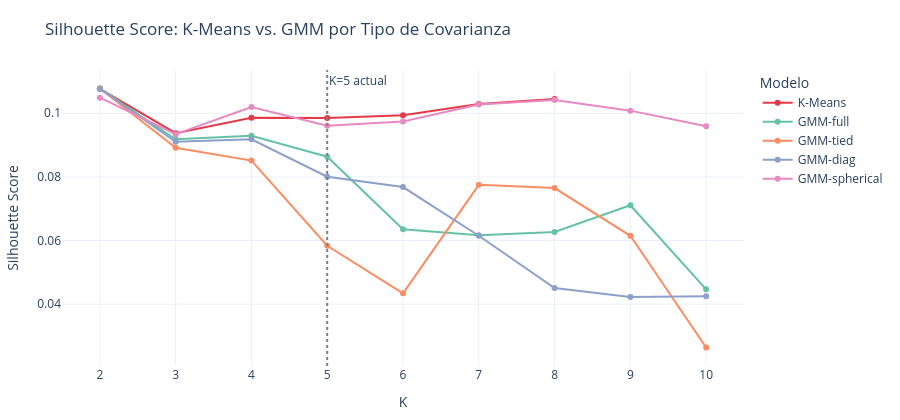

Notebook source saved alongside this figure:
### Markdown cell above
### 7.3 Silhouette Score — GMM vs. K-Means (todos los K)

Comparación directa en la misma escala para evaluar calidad de separación.

### Code cell
sil_km = metrics_df[['k', 'silhouette']].copy()
sil_km['modelo'] = 'K-Means'
sil_gmm = gmm_search_df[['k', 'covariance_type', 'silhouette']].copy()
sil_gmm['modelo'] = 'GMM-' + sil_gmm['covariance_type']
sil_gmm = sil_gmm.drop(columns='covariance_type')
sil_all = pd.concat([sil_km, sil_gmm], ignore_index=True)
fig_sil = px.line(
    sil_all, x='k', y='silhouette', color='modelo', markers=True,
    title='Silhouette Score: K-Means vs. GMM por Tipo de Covarianza',
    labels={'k': 'K', 'silhouette': 'Silhouette Score'},
    template='plotly_white',
    color_discrete_sequence=['#e63946'] + list(px.colors.qualitative.Set2),
)
fig_sil.add_vline(x=k_optimal, line_dash='dot', line_color='gray',
                  annotation_text=f'K={k_optimal} actual')
fig_sil.update_layout(height=420, legend_title='Modelo',
                      margin=dict(l=40, r=40, t=70, b=40))
fig_sil.show()

### Figure 1 — Plotly figure (JSON) as saved in the notebook; plotly's stock layout.template omitted (floating-point values rounded to 4 significant figures)
{"data": [{"hovertemplate": "modelo=K-Means<br>K=%{x}<br>Silhouette Score=%{y}<extra></extra>", "legendgroup": "K-Means", "line": {"color": "#e63946", "dash": "solid"}, "marker": {"symbol": "circle"}, "mode": "lines+markers", "name": "K-Means", "orientation": "v", "showlegend": true, "type": "scatter", "x": [2, 3, 4, 5, 6, 7, 8], "xaxis": "x", "y": [0.1077, 0.09376, 0.09862, 0.09855, 0.09938, 0.1029, 0.1045], "yaxis": "y"}, {"hovertemplate": "modelo=GMM-full<br>K=%{x}<br>Silhouette Score=%{y}<extra></extra>", "legendgroup": "GMM-full", "line": {"color": "rgb(102,194,165)", "dash": "solid"}, "marker": {"symbol": "circle"}, "mode": "lines+markers", "name": "GMM-full", "orientation": "v", "showlegend": true, "type": "scatter", "x": [2, 3, 4, 5, 6, 7, 8, 9, 10], "xaxis": "x", "y": [0.1078, 0.09182, 0.09294, 0.08636, 0.06355, 0.06166, 0.06271, 0.0711, 0.04467], "yaxis": "y"}, {"hovertemplate": "modelo=GMM-tied<br>K=%{x}<br>Silhouette Score=%{y}<extra></extra>", "legendgroup": "GMM-tied", "line": {"color": "rgb(252,141,98)", "dash": "solid"}, "marker": {"symbol": "circle"}, "mode": "lines+markers", "name": "GMM-tied", "orientation": "v", "showlegend": true, "type": "scatter", "x": [2, 3, 4, 5, 6, 7, 8, 9, 10], "xaxis": "x", "y": [0.1078, 0.08918, 0.08513, 0.05835, 0.04342, 0.07751, 0.07649, 0.06149, 0.02639], "yaxis": "y"}, {"hovertemplate": "modelo=GMM-diag<br>K=%{x}<br>Silhouette Score=%{y}<extra></extra>", "legendgroup": "GMM-diag", "line": {"color": "rgb(141,160,203)", "dash": "solid"}, "marker": {"symbol": "circle"}, "mode": "lines+markers", "name": "GMM-diag", "orientation": "v", "showlegend": true, "type": "scatter", "x": [2, 3, 4, 5, 6, 7, 8, 9, 10], "xaxis": "x", "y": [0.1077, 0.09103, 0.09184, 0.08008, 0.07681, 0.0615, 0.04505, 0.04224, 0.04246], "yaxis": "y"}, {"hovertemplate": "modelo=GMM-spherical<br>K=%{x}<br>Silhouette Score=%{y}<extra></extra>", "legendgroup": "GMM-spherical", "line": {"color": "rgb(231,138,195)", "dash": "solid"}, "marker": {"symbol": "circle"}, "mode": "lines+markers", "name": "GMM-spherical", "orientation": "v", "showlegend": true, "type": "scatter", "x": [2, 3, 4, 5, 6, 7, 8, 9, 10], "xaxis": "x", "y": [0.1049, 0.09342, 0.102, 0.09608, 0.09739, 0.1027, 0.1042, 0.1008, 0.09592], "yaxis": "y"}], "layout": {"annotations": [{"showarrow": false, "text": "K=5 actual", "x": 5, "xanchor": "left", "xref": "x", "y": 1, "yanchor": "top", "yref": "y domain"}], "height": 420, "legend": {"title": {"text": "Modelo"}, "tracegroupgap": 0}, "margin": {"b": 40, "l": 40, "r": 40, "t": 70}, "shapes": [{"line": {"color": "gray", "dash": "dot"}, "type": "line", "x0": 5, "x1": 5, "xref": "x", "y0": 0, "y1": 1, "yref": "y domain"}], "title": {"text": "Silhouette Score: K-Means vs. GMM por Tipo de Covarianza"}, "xaxis": {"anchor": "y", "domain": [0, 1], "title": {"text": "K"}}, "yaxis": {"anchor": "x", "domain": [0, 1], "title": {"text": "Silhouette Score"}}}}
